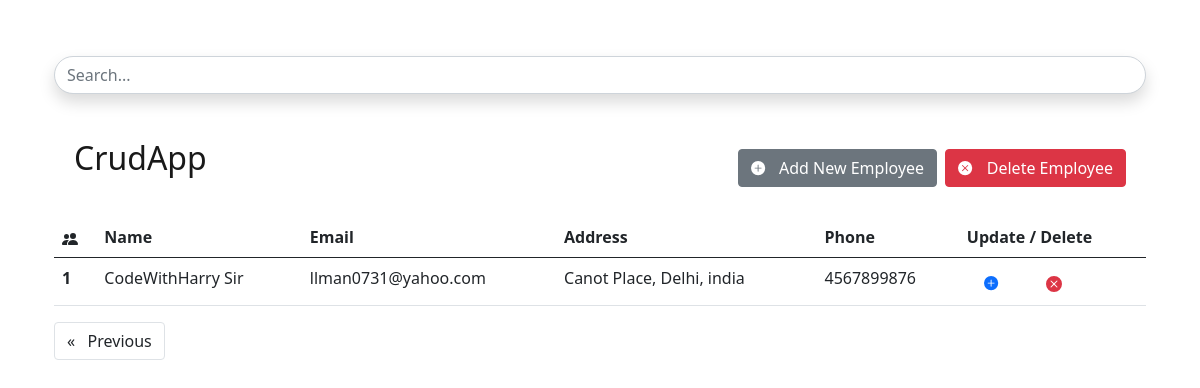
Screenshot of /?page=2 with the database file from the repository.
### CrudApp/models.py (models this page shows, shortened)
class EmployeeModel(models.Model):
    name = models.CharField(max_length=50)
    email = models.EmailField(max_length=50)
    address = models.TextField()
    phone = models.IntegerField()

### CrudApp/views.py (the view)
# urls.py: path('', goHome),
def goHome(request):
    Employees = EmployeeModel.objects.all()
    if request.method=='GET':
        search_name = request.GET.get('searchname')
        if search_name!=None:
            Employees = EmployeeModel.objects.filter(name__contains = search_name)
    paginator = Paginator(Employees, 5)
    page = request.GET.get('page')
    FinalEmployees = paginator.get_page(page)
    data = {
        'title': 'Home Page',
        'employees': FinalEmployees,
    }
    return render(request, 'index.html', data)

### templates/index.html (shortened to what this page needs)
{% extends 'base.html' %}
{% block content %}
<div class="container">
    <nav class="navbar navbar-light bg-white mt-4 mb-2">
        <div class="container-fluid">
            <a class="navbar-brand ps-2 pb-3"><b>
                    <h2>CrudApp</h2>
                </b>
            </a>
            <div class="pe-2">
                <button type="button" class="btn btn-secondary mx-1" data-bs-toggle="modal"
                    data-bs-target="#exampleModal" data-bs-whatever="@getbootstrap"><svg
                        xmlns="http://www.w3.org/2000/svg" width="16" height="16" fill="currentColor"
                        class="bi bi-plus-circle-fill" viewBox="0 0 18 18">
                        <path
                            d="M16 8A8 8 0 1 1 0 8a8 8 0 0 1 16 0zM8.5 4.5a.5.5 0 0 0-1 0v3h-3a.5.5 0 0 0 0 1h3v3a.5.5 0 0 0 1 0v-3h3a.5.5 0 0 0 0-1h-3v-3z" />
                    </svg> &nbsp; Add New Employee</button>
                <button type="button" class="btn btn-danger">
                     &nbsp; Delete Employee
                </button>
            </div>
        </div>
    </nav>
    <table class="table table-responsive table-hover">
        <thead>
            <tr>
                <th scope="col">
                </th>
                <th scope="col">Name</th>
                <th scope="col">Email</th>
                <th scope="col">Address</th>
                <th scope="col">Phone</th>
                <th scope="col">Update / Delete</th>
            </tr>
        </thead>
        <tbody>
            {% for employee in employees %}
            <tr>
                <th scope="row">{{forloop.counter}}</th>
                <td>{{employee.name}}</td>
                <td>{{employee.email}}</td>
                <td>{{employee.address}}</td>
                <td>{{employee.phone}}</td>
                <td>
                    <div>
                        <button type="button" class="btn btn-white text-primary mx-2 btn-sm" data-bs-toggle="modal"
                            data-bs-target="#updateModal-{{forloop.counter}}" data-bs-whatever="@getbootstrap"><svg
                                xmlns="http://www.w3.org/2000/svg" width="16" height="16" fill="currentColor"
                                class="bi bi-plus-circle-fill" viewBox="0 0 18 18">
                                <path
                                    d="M16 8A8 8 0 1 1 0 8a8 8 0 0 1 16 0zM8.5 4.5a.5.5 0 0 0-1 0v3h-3a.5.5 0 0 0 0 1h3v3a.5.5 0 0 0 1 0v-3h3a.5.5 0 0 0 0-1h-3v-3z" />
                            </svg></button>
                        <a href="{% url 'goDelete' employee.id %}"><button type="button"
                                class="btn btn-white text-danger mx-3 btn-sm"></button>
                        </a>
                    </div>
                </td>
            </tr>
            {% endfor %}
        </tbody>
    </table>
    <nav aria-label="Page navigation example d-flex justify-content-between">
        <ul class="pagination">
            {% if employees.has_previous %}
            <li class="page-item">
                <a class="page-link text-dark" href="?page={{employees.previous_page_number}}" aria-label="Previous">
                    <span aria-hidden="true">&laquo; &nbsp; Previous</span>
                </a>
            </li>
            {% endif %}
        </ul>
    </nav>
</div>
{% endblock %}

### rows the page displays
EmployeeModel: name "CodeWithHarry Sir", email "llman0731@yahoo.com", address "Canot Place, Delhi, india", phone "4567899876"
